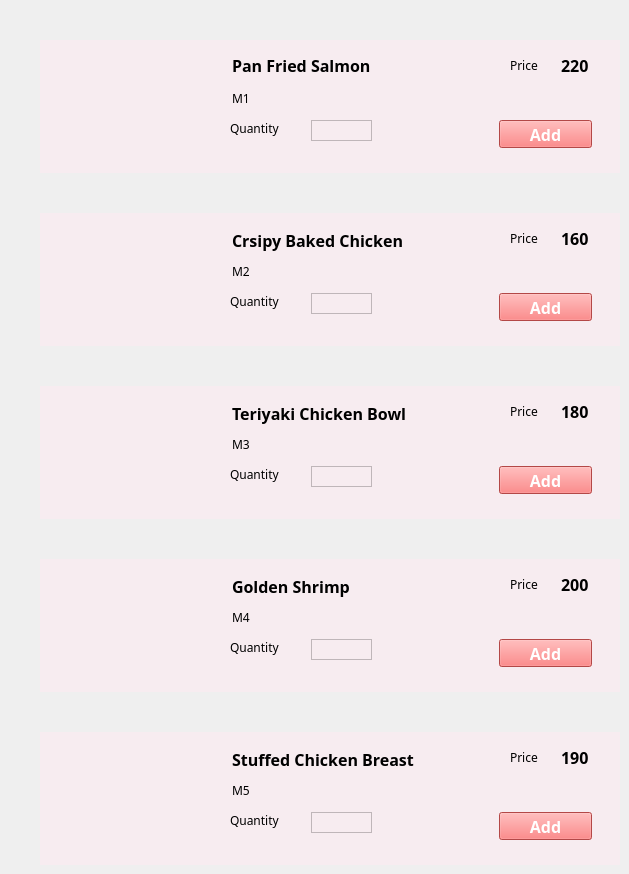
   <widget class="QWidget" name="mainPanel">
    <widget class="QWidget" name="foodMain" native="true">
     <property name="geometry">
      <rect>
       <x>40</x>
       <y>40</y>
       <width>580</width>
       <height>133</height>
      </rect>
     </property>
     <property name="styleSheet">
      <string notr="true">background-color: rgb(247,236,240);</string>
     </property>
     <widget class="QLabel" name="pic_main1">
      <property name="geometry">
       <rect>
        <x>20</x>
        <y>17</y>
        <width>152</width>
        <height>101</height>
       </rect>
      </property>
      <property name="styleSheet">
       <string notr="true">background-color: rgb(247,236,240);</string>
      </property>
      <property name="text">
       <string/>
      </property>
      <property name="pixmap">
       <pixmap>food_pics/pan fried salmon.png</pixmap>
      </property>
     </widget>
     <widget class="QLabel" name="nameMain1">
      <property name="geometry">
       <rect>
        <x>192</x>
        <y>17</y>
        <width>211</width>
        <height>16</height>
       </rect>
      </property>
      <property name="font">
       <font>
        <family>Corbel</family>
        <pointsize>12</pointsize>
        <weight>75</weight>
        <bold>true</bold>
       </font>
      </property>
      <property name="text">
       <string>Pan Fried Salmon</string>
      </property>
     </widget>
     <widget class="QLabel" name="jLabel7">
      <property name="geometry">
       <rect>
        <x>190</x>
        <y>80</y>
        <width>61</width>
        <height>16</height>
       </rect>
      </property>
      <property name="font">
       <font>
        <family>Corbel</family>
        <weight>50</weight>
        <bold>false</bold>
       </font>
      </property>
      <property name="text">
       <string>Quantity</string>
      </property>
     </widget>
     <widget class="QTextEdit" name="qtty_main1">
      <property name="geometry">
       <rect>
        <x>271</x>
        <y>80</y>
        <width>61</width>
        <height>21</height>
       </rect>
      </property>
      <property name="verticalScrollBarPolicy">
       <enum>Qt::ScrollBarAlwaysOff</enum>
      </property>
     </widget>
     <widget class="QLabel" name="jLabel2">
      <property name="geometry">
       <rect>
        <x>470</x>
        <y>17</y>
        <width>31</width>
        <height>16</height>
       </rect>
      </property>
      <property name="font">
       <font>
        <family>Corbel</family>
        <weight>50</weight>
        <bold>false</bold>
       </font>
      </property>
      <property name="text">
       <string>Price</string>
      </property>
     </widget>
     <widget class="QLabel" name="price_main1">
      <property name="geometry">
       <rect>
        <x>521</x>
        <y>10</y>
        <width>31</width>
        <height>31</height>
       </rect>
      </property>
      <property name="font">
       <font>
        <family>Corbel</family>
        <pointsize>12</pointsize>
        <weight>75</weight>
        <bold>true</bold>
       </font>
      </property>
      <property name="text">
       <string>220</string>
      </property>
     </widget>
     <widget class="QLabel" name="desc_main">
      <property name="geometry">
       <rect>
        <x>192</x>
        <y>50</y>
        <width>61</width>
        <height>16</height>
       </rect>
      </property>
      <property name="font">
       <font>
        <family>Corbel</family>
        <weight>50</weight>
        <bold>false</bold>
       </font>
      </property>
      <property name="text">
       <string>M1</string>
      </property>
     </widget>
     <widget class="QPushButton" name="addBttn_main1">
      <property name="geometry">
       <rect>
        <x>459</x>
        <y>80</y>
        <width>93</width>
        <height>28</height>
       </rect>
      </property>
      <property name="font">
       <font>
        <family>Corbel</family>
        <pointsize>12</pointsize>
        <weight>75</weight>
        <bold>true</bold>
       </font>
      </property>
      <property name="cursor">
       <cursorShape>PointingHandCursor</cursorShape>
      </property>
      <property name="styleSheet">
       <string notr="true">background-color: rgb(251,101,99);
color: rgb(255, 255, 255);</string>
      </property>
      <property name="text">
       <string>Add</string>
      </property>
     </widget>
    </widget>
    <widget class="QWidget" name="foodMain1" native="true">
     <property name="geometry">
      <rect>
       <x>40</x>
       <y>213</y>
       <width>580</width>
       <height>133</height>
      </rect>
     </property>
     <property name="styleSheet">
      <string notr="true">background-color: rgb(247,236,240);</string>
     </property>
     <widget class="QLabel" name="pic_main2">
      <property name="geometry">
       <rect>
        <x>20</x>
        <y>17</y>
        <width>152</width>
        <height>101</height>
       </rect>
      </property>
      <property name="styleSheet">
       <string notr="true">background-color: rgb(247,236,240);</string>
      </property>
      <property name="text">
       <string/>
      </property>
      <property name="pixmap">
       <pixmap>food_pics/crissy baked chicken.png</pixmap>
      </property>
     </widget>
     <widget class="QLabel" name="nameMain2">
      <property name="geometry">
       <rect>
        <x>192</x>
        <y>17</y>
        <width>211</width>
        <height>21</height>
       </rect>
      </property>
      <property name="font">
       <font>
        <family>Corbel</family>
        <pointsize>12</pointsize>
        <weight>75</weight>
        <bold>true</bold>
       </font>
      </property>
      <property name="text">
       <string>Crsipy Baked Chicken</string>
      </property>
     </widget>
     <widget class="QLabel" name="jLabel8">
      <property name="geometry">
       <rect>
        <x>190</x>
        <y>80</y>
        <width>61</width>
        <height>16</height>
       </rect>
      </property>
      <property name="font">
       <font>
        <family>Corbel</family>
        <weight>50</weight>
        <bold>false</bold>
       </font>
      </property>
      <property name="text">
       <string>Quantity</string>
      </property>
     </widget>
     <widget class="QTextEdit" name="qtty_main2">
      <property name="geometry">
       <rect>
        <x>271</x>
        <y>80</y>
        <width>61</width>
        <height>21</height>
       </rect>
      </property>
      <property name="verticalScrollBarPolicy">
       <enum>Qt::ScrollBarAlwaysOff</enum>
      </property>
     </widget>
     <widget class="QLabel" name="jLabel42">
      <property name="geometry">
       <rect>
        <x>470</x>
        <y>17</y>
        <width>31</width>
        <height>16</height>
       </rect>
      </property>
      <property name="font">
       <font>
        <family>Corbel</family>
        <weight>50</weight>
        <bold>false</bold>
       </font>
      </property>
      <property name="text">
       <string>Price</string>
      </property>
     </widget>
     <widget class="QLabel" name="price_main2">
      <property name="geometry">
       <rect>
        <x>521</x>
        <y>10</y>
        <width>31</width>
        <height>31</height>
       </rect>
      </property>
      <property name="font">
       <font>
        <family>Corbel</family>
        <pointsize>12</pointsize>
        <weight>75</weight>
        <bold>true</bold>
       </font>
      </property>
      <property name="text">
       <string>160</string>
      </property>
     </widget>
     <widget class="QLabel" name="desc_main5">
      <property name="geometry">
       <rect>
        <x>192</x>
        <y>50</y>
        <width>61</width>
        <height>16</height>
       </rect>
      </property>
      <property name="font">
       <font>
        <family>Corbel</family>
        <weight>50</weight>
        <bold>false</bold>
       </font>
      </property>
      <property name="text">
       <string>M2</string>
      </property>
     </widget>
     <widget class="QPushButton" name="addBttn_main2">
      <property name="geometry">
       <rect>
        <x>459</x>
        <y>80</y>
        <width>93</width>
        <height>28</height>
       </rect>
      </property>
      <property name="font">
       <font>
        <family>Corbel</family>
        <pointsize>12</pointsize>
        <weight>75</weight>
        <bold>true</bold>
       </font>
      </property>
      <property name="cursor">
       <cursorShape>PointingHandCursor</cursorShape>
      </property>
      <property name="styleSheet">
       <string notr="true">background-color: rgb(251,101,99);
color: rgb(255, 255, 255);</string>
      </property>
      <property name="text">
       <string>Add</string>
      </property>
     </widget>
    </widget>
    <widget class="QWidget" name="foodMain2" native="true">
     <property name="geometry">
      <rect>
       <x>40</x>
       <y>386</y>
       <width>580</width>
       <height>133</height>
      </rect>
     </property>
     <property name="styleSheet">
      <string notr="true">background-color: rgb(247,236,240);</string>
     </property>
     <widget class="QLabel" name="pic_main3">
      <property name="geometry">
       <rect>
        <x>20</x>
        <y>17</y>
        <width>152</width>
        <height>101</height>
       </rect>
      </property>
      <property name="styleSheet">
       <string notr="true">background-color: rgb(247,236,240);</string>
      </property>
      <property name="text">
       <string/>
      </property>
      <property name="pixmap">
       <pixmap>food_pics/teriyaki chicken bowl.png</pixmap>
      </property>
     </widget>
     <widget class="QLabel" name="nameMain3">
      <property name="geometry">
       <rect>
        <x>192</x>
        <y>17</y>
        <width>211</width>
        <height>21</height>
       </rect>
      </property>
      <property name="font">
       <font>
        <family>Corbel</family>
        <pointsize>12</pointsize>
        <weight>75</weight>
        <bold>true</bold>
       </font>
      </property>
      <property name="text">
       <string>Teriyaki Chicken Bowl</string>
      </property>
     </widget>
     <widget class="QLabel" name="jLabel9">
      <property name="geometry">
       <rect>
        <x>190</x>
        <y>80</y>
        <width>61</width>
        <height>16</height>
       </rect>
      </property>
      <property name="font">
       <font>
        <family>Corbel</family>
        <weight>50</weight>
        <bold>false</bold>
       </font>
      </property>
      <property name="text">
       <string>Quantity</string>
      </property>
     </widget>
     <widget class="QTextEdit" name="qtty_main3">
      <property name="geometry">
       <rect>
        <x>271</x>
        <y>80</y>
        <width>61</width>
        <height>21</height>
       </rect>
      </property>
      <property name="verticalScrollBarPolicy">
       <enum>Qt::ScrollBarAlwaysOff</enum>
      </property>
     </widget>
     <widget class="QLabel" name="jLabel12">
      <property name="geometry">
       <rect>
        <x>470</x>
        <y>17</y>
        <width>31</width>
        <height>16</height>
       </rect>
      </property>
      <property name="font">
       <font>
        <family>Corbel</family>
        <weight>50</weight>
        <bold>false</bold>
       </font>
      </property>
      <property name="text">
       <string>Price</string>
      </property>
     </widget>
     <widget class="QLabel" name="price_main3">
      <property name="geometry">
       <rect>
        <x>521</x>
        <y>10</y>
        <width>31</width>
        <height>31</height>
       </rect>
      </property>
      <property name="font">
       <font>
        <family>Corbel</family>
        <pointsize>12</pointsize>
        <weight>75</weight>
        <bold>true</bold>
       </font>
      </property>
      <property name="text">
       <string>180</string>
      </property>
     </widget>
     <widget class="QLabel" name="desc_main6">
      <property name="geometry">
       <rect>
        <x>192</x>
        <y>50</y>
        <width>61</width>
        <height>16</height>
       </rect>
      </property>
      <property name="font">
       <font>
        <family>Corbel</family>
        <weight>50</weight>
        <bold>false</bold>
       </font>
      </property>
      <property name="text">
       <string>M3</string>
      </property>
     </widget>
     <widget class="QPushButton" name="addBttn_main3">
      <property name="geometry">
       <rect>
        <x>459</x>
        <y>80</y>
        <width>93</width>
        <height>28</height>
       </rect>
      </property>
      <property name="font">
       <font>
        <family>Corbel</family>
        <pointsize>12</pointsize>
        <weight>75</weight>
        <bold>true</bold>
       </font>
      </property>
      <property name="cursor">
       <cursorShape>PointingHandCursor</cursorShape>
      </property>
      <property name="styleSheet">
       <string notr="true">background-color: rgb(251,101,99);
color: rgb(255, 255, 255);</string>
      </property>
      <property name="text">
       <string>Add</string>
      </property>
     </widget>
    </widget>
    <widget class="QWidget" name="foodMain3" native="true">
     <property name="geometry">
      <rect>
       <x>40</x>
       <y>559</y>
       <width>580</width>
       <height>133</height>
      </rect>
     </property>
     <property name="styleSheet">
      <string notr="true">background-color: rgb(247,236,240);</string>
     </property>
     <widget class="QLabel" name="pic_main4">
      <property name="geometry">
       <rect>
        <x>20</x>
        <y>17</y>
        <width>152</width>
        <height>101</height>
       </rect>
      </property>
      <property name="styleSheet">
       <string notr="true">background-color: rgb(247,236,240);</string>
      </property>
      <property name="text">
       <string/>
      </property>
      <property name="pixmap">
       <pixmap>food_pics/golden shrimp.png</pixmap>
      </property>
     </widget>
     <widget class="QLabel" name="nameMain4">
      <property name="geometry">
       <rect>
        <x>192</x>
        <y>17</y>
        <width>211</width>
        <height>21</height>
       </rect>
      </property>
      <property name="font">
       <font>
        <family>Corbel</family>
        <pointsize>12</pointsize>
        <weight>75</weight>
        <bold>true</bold>
       </font>
      </property>
      <property name="text">
       <string>Golden Shrimp</string>
      </property>
     </widget>
     <widget class="QLabel" name="jLabel10">
      <property name="geometry">
       <rect>
        <x>190</x>
        <y>80</y>
        <width>61</width>
        <height>16</height>
       </rect>
      </property>
      <property name="font">
       <font>
        <family>Corbel</family>
        <weight>50</weight>
        <bold>false</bold>
       </font>
      </property>
      <property name="text">
       <string>Quantity</string>
      </property>
     </widget>
     <widget class="QTextEdit" name="qtty_main4">
      <property name="geometry">
       <rect>
        <x>271</x>
        <y>80</y>
        <width>61</width>
        <height>21</height>
       </rect>
      </property>
      <property name="verticalScrollBarPolicy">
       <enum>Qt::ScrollBarAlwaysOff</enum>
      </property>
     </widget>
     <widget class="QLabel" name="jLabel13">
      <property name="geometry">
       <rect>
        <x>470</x>
        <y>17</y>
        <width>31</width>
        <height>16</height>
       </rect>
      </property>
      <property name="font">
       <font>
        <family>Corbel</family>
        <weight>50</weight>
        <bold>false</bold>
       </font>
      </property>
      <property name="text">
       <string>Price</string>
      </property>
     </widget>
     <widget class="QLabel" name="price_main4">
      <property name="geometry">
       <rect>
        <x>521</x>
        <y>10</y>
        <width>31</width>
        <height>31</height>
       </rect>
      </property>
      <property name="font">
       <font>
        <family>Corbel</family>
        <pointsize>12</pointsize>
        <weight>75</weight>
        <bold>true</bold>
       </font>
      </property>
      <property name="text">
       <string>200</string>
      </property>
     </widget>
     <widget class="QLabel" name="desc_main7">
      <property name="geometry">
       <rect>
        <x>192</x>
        <y>50</y>
        <width>61</width>
        <height>16</height>
       </rect>
      </property>
      <property name="font">
       <font>
        <family>Corbel</family>
        <weight>50</weight>
        <bold>false</bold>
       </font>
      </property>
      <property name="text">
       <string>M4</string>
      </property>
     </widget>
     <widget class="QPushButton" name="addBttn_main4">
      <property name="geometry">
       <rect>
        <x>459</x>
        <y>80</y>
        <width>93</width>
        <height>28</height>
       </rect>
      </property>
      <property name="font">
       <font>
        <family>Corbel</family>
        <pointsize>12</pointsize>
        <weight>75</weight>
        <bold>true</bold>
       </font>
      </property>
      <property name="cursor">
       <cursorShape>PointingHandCursor</cursorShape>
      </property>
      <property name="styleSheet">
       <string notr="true">background-color: rgb(251,101,99);
color: rgb(255, 255, 255);</string>
      </property>
      <property name="text">
       <string>Add</string>
      </property>
     </widget>
    </widget>
    <widget class="QWidget" name="foodMain4" native="true">
     <property name="geometry">
      <rect>
       <x>40</x>
       <y>732</y>
       <width>580</width>
       <height>133</height>
      </rect>
     </property>
     <property name="styleSheet">
      <string notr="true">background-color: rgb(247,236,240);</string>
     </property>
     <widget class="QLabel" name="pic_main5">
      <property name="geometry">
       <rect>
        <x>20</x>
        <y>17</y>
        <width>152</width>
        <height>101</height>
       </rect>
      </property>
      <property name="styleSheet">
       <string notr="true">background-color: rgb(247,236,240);</string>
      </property>
      <property name="text">
       <string/>
      </property>
      <property name="pixmap">
       <pixmap>food_pics/stuffed chicken breast.png</pixmap>
      </property>
     </widget>
     <widget class="QLabel" name="nameMain5">
      <property name="geometry">
       <rect>
        <x>192</x>
        <y>17</y>
        <width>211</width>
        <height>21</height>
       </rect>
      </property>
      <property name="font">
       <font>
        <family>Corbel</family>
        <pointsize>12</pointsize>
        <weight>75</weight>
        <bold>true</bold>
       </font>
      </property>
      <property name="text">
       <string>Stuffed Chicken Breast</string>
      </property>
     </widget>
     <widget class="QLabel" name="jLabel11">
      <property name="geometry">
       <rect>
        <x>190</x>
        <y>80</y>
        <width>61</width>
        <height>16</height>
       </rect>
      </property>
      <property name="font">
       <font>
        <family>Corbel</family>
        <weight>50</weight>
        <bold>false</bold>
       </font>
      </property>
      <property name="text">
       <string>Quantity</string>
      </property>
     </widget>
     <widget class="QTextEdit" name="qtty_main5">
      <property name="geometry">
       <rect>
        <x>271</x>
        <y>80</y>
        <width>61</width>
        <height>21</height>
       </rect>
      </property>
      <property name="verticalScrollBarPolicy">
       <enum>Qt::ScrollBarAlwaysOff</enum>
      </property>
     </widget>
     <widget class="QLabel" name="jLabel43">
      <property name="geometry">
       <rect>
        <x>470</x>
        <y>17</y>
        <width>31</width>
        <height>16</height>
       </rect>
      </property>
      <property name="font">
       <font>
        <family>Corbel</family>
        <weight>50</weight>
        <bold>false</bold>
       </font>
      </property>
      <property name="text">
       <string>Price</string>
      </property>
     </widget>
     <widget class="QLabel" name="price_main5">
      <property name="geometry">
       <rect>
        <x>521</x>
        <y>10</y>
        <width>31</width>
        <height>31</height>
       </rect>
      </property>
      <property name="font">
       <font>
        <family>Corbel</family>
        <pointsize>12</pointsize>
        <weight>75</weight>
        <bold>true</bold>
       </font>
      </property>
      <property name="text">
       <string>190</string>
      </property>
     </widget>
     <widget class="QLabel" name="desc_main8">
      <property name="geometry">
       <rect>
        <x>192</x>
        <y>50</y>
        <width>61</width>
        <height>16</height>
       </rect>
      </property>
      <property name="font">
       <font>
        <family>Corbel</family>
        <weight>50</weight>
        <bold>false</bold>
       </font>
      </property>
      <property name="text">
       <string>M5</string>
      </property>
     </widget>
     <widget class="QPushButton" name="addBttn_main5">
      <property name="geometry">
       <rect>
        <x>459</x>
        <y>80</y>
        <width>93</width>
        <height>28</height>
       </rect>
      </property>
      <property name="font">
       <font>
        <family>Corbel</family>
        <pointsize>12</pointsize>
        <weight>75</weight>
        <bold>true</bold>
       </font>
      </property>
      <property name="cursor">
       <cursorShape>PointingHandCursor</cursorShape>
      </property>
      <property name="styleSheet">
       <string notr="true">background-color: rgb(251,101,99);
color: rgb(255, 255, 255);</string>
      </property>
      <property name="text">
       <string>Add</string>
      </property>
     </widget>
    </widget>
   </widget>
